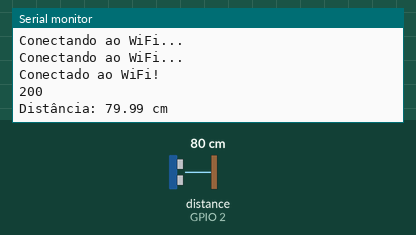
Bench run of a sketch on a simulated ESP32. Shown: the last lines printed to the serial monitor. Wiring (inferred from the names in the program): ultrasonic range finder: trigger GPIO 4; echo GPIO 2. The inputs (shaded band) are chosen by the test bench; at power-on: distance to the obstacle (sensor on GPIO 2) 80 cm. The echo pulse lasts 58.3 µs per cm; WiFi joins after 1.5 s; servers stay silent unless stated; uploads are accepted with an empty reply.

Above: at 3.2 s.
3.3 s: distance to the obstacle (sensor on GPIO 2) set to 2 cm
At 3.9 s:
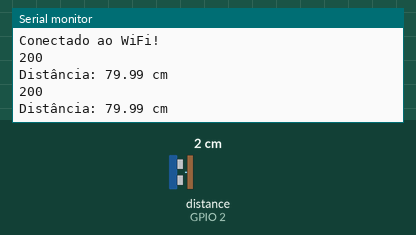
5.0 s: distance to the obstacle (sensor on GPIO 2) set to 4 cm
At 6.8 s:
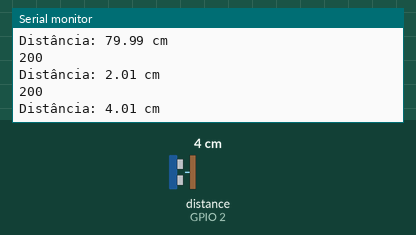
Timing chart, 0 to 8.3 s (numbered marks = the images above; inputs shaded):
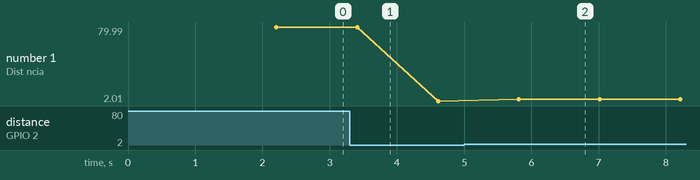

The sketch:

post_esp32.ino
```cpp
#include <WiFi.h>
#include <HTTPClient.h>

const char* ssid = "*****";
const char* password = "*****";
const int PINO_TRIG = 4;
const int PINO_ECHO = 2;

void setup() {
  Serial.begin(115200);
  pinMode(PINO_TRIG, OUTPUT);
  pinMode(PINO_ECHO, INPUT);

  // Conecta ao Wi-Fi
  WiFi.begin(ssid, password);
  while (WiFi.status() != WL_CONNECTED) {
    delay(1000);
    Serial.println("Conectando ao WiFi...");
  }
  Serial.println("Conectado ao WiFi!");
}

void loop() {
  if (WiFi.status() == WL_CONNECTED) {
    HTTPClient http;

    digitalWrite(PINO_TRIG, LOW);
    delayMicroseconds(2);
    digitalWrite(PINO_TRIG, HIGH);
    delayMicroseconds(10);
    digitalWrite(PINO_TRIG, LOW);

    long duracao = pulseIn(PINO_ECHO, HIGH);
    float distancia = (duracao * 0.0343) / 2;

    http.begin("https://apiesp32websocket.onrender.com/values");
    http.addHeader("Content-Type", "application/json");

    String postData;

    if (distancia < 15.00) {
      postData = "{\"comunicationValue\":true}";
    } else {
      postData = "{\"comunicationValue\":false}";
    }

    int httpResponseCode = http.POST(postData);

    if (httpResponseCode > 0) {
      String payload = http.getString();
      Serial.println(httpResponseCode);
      Serial.println(payload);
    } else {
      Serial.print("Erro na requisição HTTP: ");
      Serial.println(httpResponseCode);
    }

    Serial.print("Distância: ");
    Serial.print(distancia);
    Serial.println(" cm");

    http.end();
  }

  delay(1000);
}
```

Measured:
- after the input at 5.0 s, the serial monitor: prints a new line after 0.82 s (image 2)
- plotted number 1: 79.99 → 2.01 after the input at 3.3 s, 2.01 → 4.01 after the input at 5.0 s
